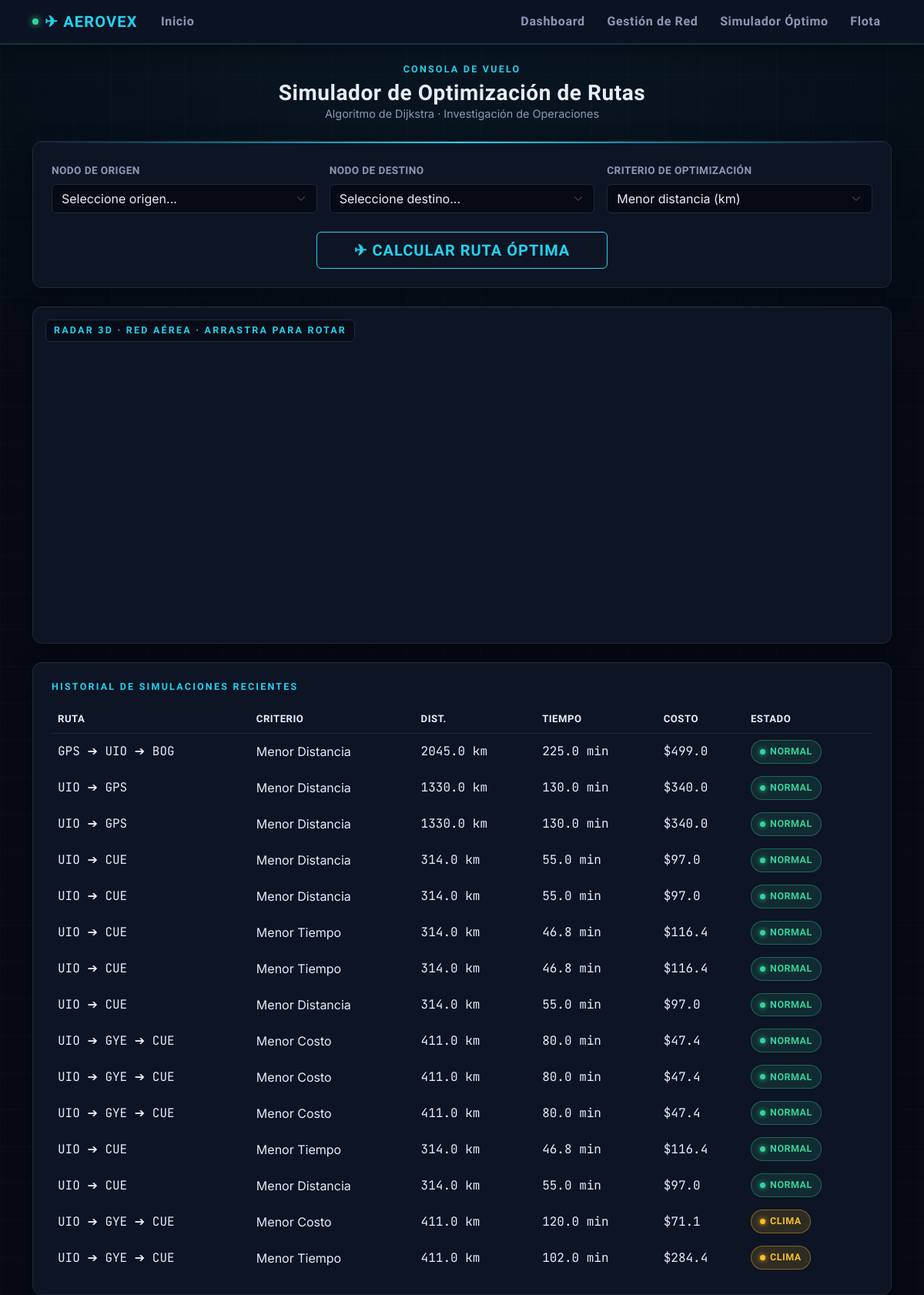
/rutas, run on the app's committed database.
### models.py (models this page shows)
class Simulacion(db.Model):
    id = db.Column(db.Integer, primary_key=True)
    origen = db.Column(db.String(150))
    destino = db.Column(db.String(150))
    criterio = db.Column(db.String(50))
    distancia_total = db.Column(db.Float)
    tiempo_total = db.Column(db.Float)
    costo_total = db.Column(db.Float)
    consumo_total = db.Column(db.Float)
    nodos_ruta = db.Column(db.Text)
    estado_red = db.Column(db.String(100))

### app.py (the view, shortened to what this page needs)
@app.route("/rutas", methods=["GET", "POST"])
def rutas():
    aeropuertos = Aeropuerto.query.all()
    simulaciones = Simulacion.query.order_by(Simulacion.id.desc()).limit(15).all()
    origen_sel = None
    destino_sel = None
    criterio_sel = "Menor Distancia"
    return render_template("rutas.html", aeropuertos=aeropuertos, simulaciones=simulaciones, mapa_ruta="[]",
                           origen_sel=origen_sel, destino_sel=destino_sel, criterio_sel=criterio_sel)

### templates/rutas.html (shortened to what this page needs)
{% extends 'base.html' %}
{% block extra_head %}
<link href="https://unpkg.com/maplibre-gl@5.24.0/dist/maplibre-gl.css" rel="stylesheet" />
{% endblock %}
{% block content %}
<div class="mb-4 text-center">
    <div class="eyebrow mb-1">CONSOLA DE VUELO</div>
    <h3 class="display-heading mb-0">Simulador de Optimización de Rutas</h3>
    <div class="text-secondary" style="font-size:0.9rem;">Algoritmo de Dijkstra · Investigación de Operaciones</div>
</div>
<div class="card p-4 mb-4 panel-glow">
    <form method="POST" class="row g-3 align-items-end">
        <div class="col-md-4">
            <label class="form-label">Nodo de origen</label>
            <select name="origen" class="form-select" required>
                <option value="">Seleccione origen...</option>
            </select>
        </div>
        <div class="col-md-4">
            <label class="form-label">Nodo de destino</label>
            <select name="destino" class="form-select" required>
                <option value="">Seleccione destino...</option>
            </select>
        </div>
        <div class="col-md-4">
            <label class="form-label">Criterio de optimización</label>
            <select name="criterio" class="form-select" required>
                <option value="Menor Distancia" {% if criterio_sel == 'Menor Distancia' %}selected{% endif %}>Menor distancia (km)</option>
            </select>
        </div>
        <div class="col-12 text-center mt-4">
            <button type="submit" class="btn btn-neon px-5 py-2 fs-5">✈ Calcular ruta óptima</button>
        </div>
    </form>
</div>
<div class="card p-2 mb-4 position-relative" style="overflow:hidden;">
    <div class="position-absolute top-0 start-0 m-3 eyebrow" style="z-index:500; background:rgba(6,10,20,0.75); padding:4px 10px; border-radius:6px; border:1px solid var(--border);">
        RADAR 3D · RED AÉREA · arrastra para rotar
    </div>
    <div id="mapa" style="height: 420px; border-radius: 8px; z-index: 1;"></div>
</div>
{% if simulaciones %}
<div class="card p-4">
    <h6 class="eyebrow mb-3">Historial de simulaciones recientes</h6>
    <div class="table-responsive">
        <table class="table table-borderless align-middle mb-0">
            <thead><tr><th>Ruta</th><th>Criterio</th><th>Dist.</th><th>Tiempo</th><th>Costo</th><th>Estado</th></tr></thead>
            <tbody>
                {% for s in simulaciones %}
                <tr>
                    <td class="data-readout">{{ s.nodos_ruta }}</td>
                    <td class="text-secondary">{{ s.criterio }}</td>
                    <td class="data-readout">{{ s.distancia_total }} km</td>
                    <td class="data-readout">{{ s.tiempo_total }} min</td>
                    <td class="data-readout">${{ s.costo_total }}</td>
                    <td>
                        {% if 'Clima Adverso' in s.estado_red %}
                        <span class="badge-estado badge-clima">Clima</span>
                        {% elif 'Alerta' in s.estado_red %}
                        <span class="badge-estado badge-cerrado">Alerta</span>
                        {% else %}
                        <span class="badge-estado badge-activa">Normal</span>
                        {% endif %}
                    </td>
                </tr>
                {% endfor %}
            </tbody>
        </table>
    </div>
</div>
{% endif %}
{% endblock %}

### templates/base.html (style rules this page uses)
:root { --bg-void: #060a14; --bg-panel: #0d1424; --bg-panel-2: #121a2e; --border: #1e293b; --border-soft: #182236; --cyan: #22d3ee; --cyan-dim: #0e7490; --amber: #fbbf24; --green: #34d399; --red: #f87171; --grey: #64748b; --text: #e7ecf5; --text-dim: #8b98b5; --font-display: 'Rajdhani', sans-serif; --font-body: 'Inter', 'Segoe UI', sans-serif; --font-mono: 'JetBrains Mono', monospace; }
body { background-color: var(--bg-void); color: var(--text); font-family: var(--font-body); background-image: radial-gradient(ellipse 80% 50% at 50% -10%, rgba(34,211,238,0.08), transparent), repeating-linear-gradient(0deg, rgba(255,255,255,0.015) 0px, rgba(255,255,255,0.015) 1px, transparent 1px, transparent 48px), repeating-linear-gradient(90deg, rgba(255,255,255,0.015) 0px, rgba(255,255,255,0.015) 1px, transparent 1px, transparent 48px); min-height: 100vh; }
h1, h2, h3, h4, h5, .display-heading { font-family: var(--font-display); font-weight: 700; letter-spacing: 0.02em; }
.font-mono, .data-readout { font-family: var(--font-mono); color: var(--text); }
.card, .card * { color: var(--text); }
.eyebrow { font-family: var(--font-display); font-weight: 600; letter-spacing: 0.18em; text-transform: uppercase; color: var(--cyan); font-size: 0.78rem; }
.card { background-color: var(--bg-panel); border: 1px solid var(--border); border-radius: 12px; box-shadow: 0 10px 30px rgba(0,0,0,0.35), 0 1px 0 rgba(255,255,255,0.03) inset; }
.panel-glow { position: relative; overflow: hidden; }
.panel-glow::before { content: ""; position: absolute; top: 0; left: 0; right: 0; height: 2px; background: linear-gradient(90deg, transparent, var(--cyan), transparent); }
.table { --bs-table-color: var(--text); --bs-table-bg: transparent; --bs-table-border-color: var(--border-soft); --bs-table-striped-color: var(--text); --bs-table-striped-bg: rgba(255,255,255,0.025); --bs-table-hover-color: var(--text); --bs-table-hover-bg: rgba(34,211,238,0.07); color: var(--text) !important; }
.table > :not(caption) > * > * { color: var(--text) !important; box-shadow: none !important; }
thead th { color: var(--cyan) !important; font-family: var(--font-display); letter-spacing: 0.05em; text-transform: uppercase; font-size: 0.8rem; border-bottom: 1px solid var(--border) !important; padding-bottom: 0.75rem; }
tbody td { border-color: var(--border-soft) !important; padding-top: 0.7rem; padding-bottom: 0.7rem; }
.text-secondary { color: var(--text-dim) !important; }
h5, h6 { color: var(--text); }
.form-control, .form-select { background-color: var(--bg-void); color: var(--text) !important; border: 1px solid var(--border); }
.form-label { font-family: var(--font-display); font-weight: 600; letter-spacing: 0.03em; color: var(--text-dim); font-size: 0.85rem; text-transform: uppercase; }
.btn-neon { background-color: transparent; color: var(--cyan); border: 1px solid var(--cyan); font-family: var(--font-display); font-weight: 700; letter-spacing: 0.05em; text-transform: uppercase; transition: all 0.25s; }
table { color: var(--text) !important; }
thead th { color: var(--cyan) !important; font-family: var(--font-display); letter-spacing: 0.04em; text-transform: uppercase; font-size: 0.82rem; border-bottom: 1px solid var(--border) !important; }
tbody td { border-color: var(--border-soft) !important; }
.badge-estado { display: inline-flex; align-items: center; gap: 6px; font-family: var(--font-display); font-weight: 600; letter-spacing: 0.04em; text-transform: uppercase; font-size: 0.78rem; padding: 0.32rem 0.7rem; border-radius: 20px; border: 1px solid transparent; }
.badge-estado::before { content: ""; width: 7px; height: 7px; border-radius: 50%; }
.badge-abierto, .badge-activa { background: rgba(52,211,153,0.12); color: var(--green); border-color: rgba(52,211,153,0.35); }
.badge-abierto::before, .badge-activa::before { background: var(--green); box-shadow: 0 0 6px var(--green); }
.badge-clima { background: rgba(251,191,36,0.14); color: var(--amber); border-color: rgba(251,191,36,0.4); animation: badge-warn 1.8s infinite ease-in-out; }
.badge-clima::before { background: var(--amber); box-shadow: 0 0 6px var(--amber); }

### data on the page
Simulacion: nodos_ruta "GPS ➔ UIO ➔ BOG", criterio "Menor Distancia", distancia_total "2045.0", tiempo_total "225.0", costo_total "499.0", shows "NORMAL"
Simulacion: nodos_ruta "UIO ➔ GPS", criterio "Menor Distancia", distancia_total "1330.0", tiempo_total "130.0", costo_total "340.0", shows "NORMAL"
Simulacion: nodos_ruta "UIO ➔ GPS", criterio "Menor Distancia", distancia_total "1330.0", tiempo_total "130.0", costo_total "340.0", shows "NORMAL"
Simulacion: nodos_ruta "UIO ➔ CUE", criterio "Menor Distancia", distancia_total "314.0", tiempo_total "55.0", costo_total "97.0", shows "NORMAL"
Simulacion: nodos_ruta "UIO ➔ CUE", criterio "Menor Distancia", distancia_total "314.0", tiempo_total "55.0", costo_total "97.0", shows "NORMAL"
Simulacion: nodos_ruta "UIO ➔ CUE", criterio "Menor Tiempo", distancia_total "314.0", tiempo_total "46.8", costo_total "116.4", shows "NORMAL"
Simulacion: nodos_ruta "UIO ➔ CUE", criterio "Menor Tiempo", distancia_total "314.0", tiempo_total "46.8", costo_total "116.4", shows "NORMAL"
Simulacion: nodos_ruta "UIO ➔ CUE", criterio "Menor Distancia", distancia_total "314.0", tiempo_total "55.0", costo_total "97.0", shows "NORMAL"
Simulacion: nodos_ruta "UIO ➔ GYE ➔ CUE", criterio "Menor Costo", distancia_total "411.0", tiempo_total "80.0", costo_total "47.4", shows "NORMAL"
Simulacion: nodos_ruta "UIO ➔ GYE ➔ CUE", criterio "Menor Costo", distancia_total "411.0", tiempo_total "80.0", costo_total "47.4", shows "NORMAL"
Simulacion: nodos_ruta "UIO ➔ GYE ➔ CUE", criterio "Menor Costo", distancia_total "411.0", tiempo_total "80.0", costo_total "47.4", shows "NORMAL"
Simulacion: nodos_ruta "UIO ➔ CUE", criterio "Menor Tiempo", distancia_total "314.0", tiempo_total "46.8", costo_total "116.4", shows "NORMAL"
Simulacion: nodos_ruta "UIO ➔ CUE", criterio "Menor Distancia", distancia_total "314.0", tiempo_total "55.0", costo_total "97.0", shows "NORMAL"
Simulacion: nodos_ruta "UIO ➔ GYE ➔ CUE", criterio "Menor Costo", distancia_total "411.0", tiempo_total "120.0", costo_total "71.1", shows "CLIMA"
Simulacion: nodos_ruta "UIO ➔ GYE ➔ CUE", criterio "Menor Tiempo", distancia_total "411.0", tiempo_total "102.0", costo_total "284.4", shows "CLIMA"
